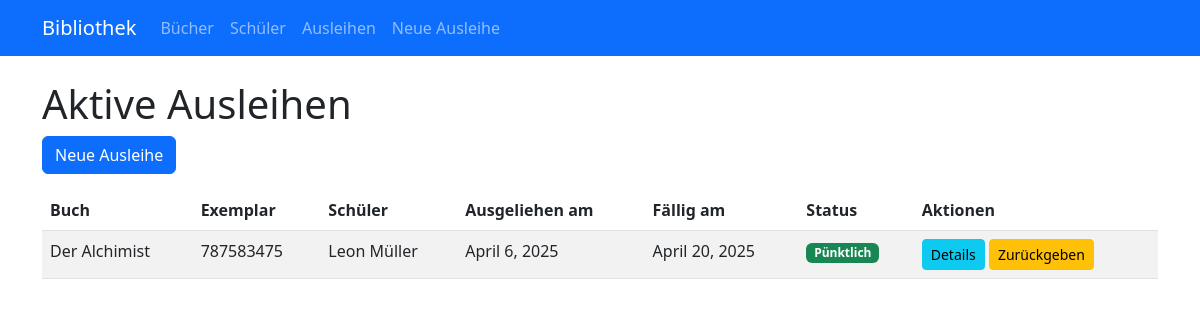
/ausleihen/, run on an earlier commit of the app's database.
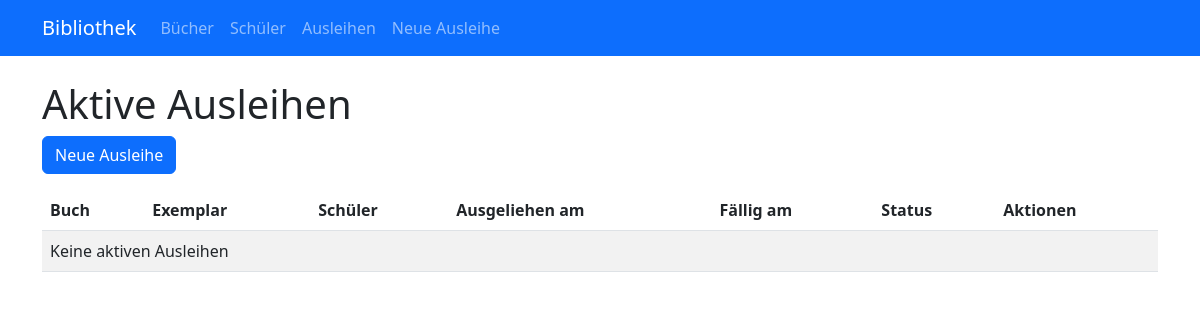
And on a later commit of the database.
### myapp/models.py (models this page shows, shortened)
class Ausleihe(models.Model):
    exemplar = models.ForeignKey(
        BuchExemplar,
        on_delete=models.SET_NULL,
        related_name='ausleihen',
        null=True,
        blank=True
    )
    schüler = models.ForeignKey(
        Schüler,
        on_delete=models.CASCADE,
        related_name='ausleihen'
    )
    ausleihdatum = models.DateField()
    rueckgabedatum = models.DateField(null=True, blank=True)
    fälligkeitsdatum = models.DateField()
    istZurückgegeben = models.BooleanField(default=False)
    erinnerungGesendet = models.BooleanField(default=False)
    mahnungGesendet = models.BooleanField(default=False)
    def istÜberfällig(self)->bool:
        return self.rueckgabedatum is None and self.fälligkeitsdatum < date.today()

class BuchExemplar(models.Model):
    STATUS_CHOICES = [
        ('verfügbar', 'Verfügbar'),
        ('ausgeliehen', 'Ausgeliehen'),
        ('reserviert', 'Reserviert'),
        ('reparatur', 'In Reparatur'),
        ('verloren', 'Verloren'),
    ]
    buch = models.ForeignKey(
        Buch,
        on_delete=models.CASCADE,
        related_name='buchexemplare'
    )
    inventarnummer = models.CharField(max_length=200)
    anschaffungsdatum = models.DateField()
    zustand = models.CharField(max_length=200)
    status = models.CharField(max_length=200, choices=STATUS_CHOICES, default='verfügbar')

class Buch(models.Model):
    ISBN = models.CharField(max_length=13, unique=True)
    titel = models.CharField(max_length=200)
    autor = models.CharField(max_length=200)
    verlag = models.CharField(max_length=200)
    verlagungsdatum = models.DateField()
    wiederbeschaffungswert = models.DecimalField(max_digits=10, decimal_places=2)

class Schüler(models.Model):
    schueler_id = models.CharField(max_length=200)
    name = models.CharField(max_length=200)
    vorname = models.CharField(max_length=200)
    klasse = models.CharField(max_length=200)
    email = models.EmailField(max_length=200)
    gesperrtBis = models.DateField(default=datetime(2000, 1, 1))
    anzahlVerspätungen = models.IntegerField(default=0)

### myapp/views.py (the view)
# urls.py: path('ausleihen/', views.ausleihe_liste, name='ausleihe_liste'),
def ausleihe_liste(request):
    ausleihen = Ausleihe.objects.filter(istZurückgegeben=False)
    return render(request, 'myapp/ausleihe_liste.html', {'ausleihen': ausleihen})

### myapp/templates/myapp/ausleihe_liste.html (shortened to what this page needs)
{% extends 'myapp/base.html' %}
{% block content %}
    <h1>Aktive Ausleihen</h1>
    <a href="{% url 'myapp:ausleihe_neu' %}" class="btn btn-primary mb-3">Neue Ausleihe</a>
    <table class="table table-striped">
        <thead>
            <tr>
                <th>Buch</th>
                <th>Exemplar</th>
                <th>Schüler</th>
                <th>Ausgeliehen am</th>
                <th>Fällig am</th>
                <th>Status</th>
                <th>Aktionen</th>
            </tr>
        </thead>
        <tbody>
            {% for ausleihe in ausleihen %}
                <tr>
                    <td>{{ ausleihe.exemplar.buch.titel }}</td>
                    <td>{{ ausleihe.exemplar.inventarnummer }}</td>
                    <td>{{ ausleihe.schüler.vorname }} {{ ausleihe.schüler.name }}</td>
                    <td>{{ ausleihe.ausleihdatum }}</td>
                    <td>{{ ausleihe.fälligkeitsdatum }}</td>
                    <td>
                        {% if ausleihe.istÜberfällig %}
                            <span class="badge bg-danger">Überfällig</span>
                        {% else %}
                            <span class="badge bg-success">Pünktlich</span>
                        {% endif %}
                    </td>
                    <td>
                        <a href="{% url 'myapp:ausleihe_detail' ausleihe.id %}" class="btn btn-sm btn-info">Details</a>
                        <a href="{% url 'myapp:ausleihe_rueckgabe' ausleihe.id %}" class="btn btn-sm btn-warning">Zurückgeben</a>
                    </td>
                </tr>
            {% empty %}
                <tr>
                    <td colspan="7">Keine aktiven Ausleihen</td>
                </tr>
            {% endfor %}
        </tbody>
    </table>
{% endblock %}

What changed in the data, as far as the page shows it:
no longer on this page (row edited): Ausleihe: exemplar.buch.titel "Der Alchimist", exemplar.inventarnummer "787583475", schüler.vorname "Leon", schüler.name "Müller", ausleihdatum "April 6, 2025", fälligkeitsdatum "April 20, 2025", shows "Pünktlich"
Also different on the page:
text now shown: "Keine aktiven Ausleihen"
